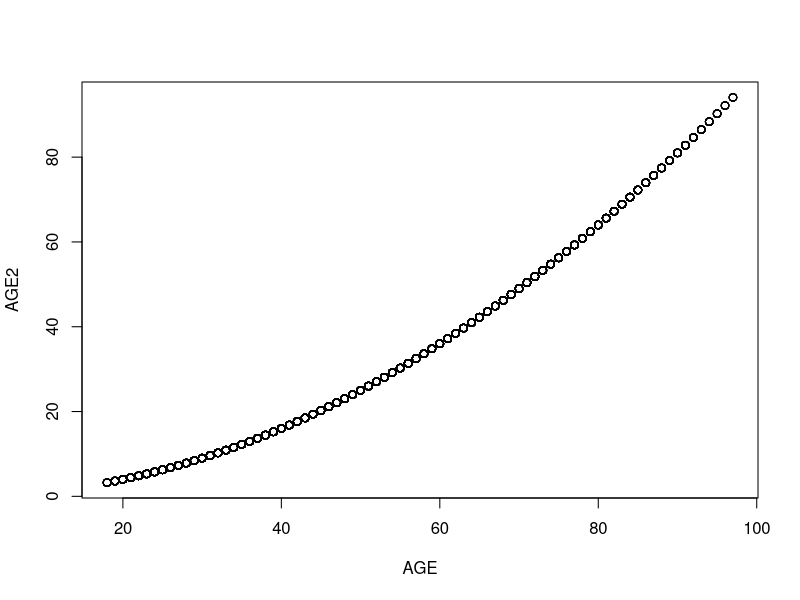

Here is the R script that generated this plot:
## ---- chunk 1
library(Matching)
## ---- chunk 2
?GerberGreenImai
## ---- chunk 3
data(GerberGreenImai)
## ---- chunk 4
head(GerberGreenImai)
## ---- chunk 5
dim(GerberGreenImai)
## ---- chunk 6
names(GerberGreenImai)
## ---- chunk 7
any(is.na(GerberGreenImai))
which(is.na(GerberGreenImai), arr.ind = TRUE)
## ---- chunk 8
names(GerberGreenImai)[sapply(GerberGreenImai, is.factor)]
## ---- chunk 9
for (i in (1:ncol(GerberGreenImai))) { print( cbind(paste('column name:', colnames(GerberGreenImai)[i]),paste('variable type:',sapply(GerberGreenImai, class)[i]))) }
## ---- chunk 10
## Using 
## ?GerberGreenImai and checking function arguments gives
## Age Squared/100
## ---- chunk 11
which(GerberGreenImai["VOTED98"] == 1)
sum(GerberGreenImai["VOTED98"])
## ---- chunk 12
which(GerberGreenImai["VOTED98"] == 0 & GerberGreenImai["AGE"] > 35)
nrow(GerberGreenImai[GerberGreenImai["VOTED98"] == 0 & GerberGreenImai["AGE"] > 35,])
## ---- chunk 13
GerberGreenImai[!(GerberGreenImai["VOTED98"] == 0 & GerberGreenImai["AGE"] > 35),]
## ---- chunk 14
GerberGreenImai['DummyCol'] = as.integer((GerberGreenImai["VOTED98"] == 0 & GerberGreenImai["AGE"] > 35))
## ---- chunk 15
all((GerberGreenImai$AGE ^2)/100 == GerberGreenImai$AGE2)
## ---- chunk 16
summary(lm(AGE2 ~ AGE, data= GerberGreenImai))
plot(AGE2 ~ AGE, data = GerberGreenImai)
## ---- chunk 17
summary(lm(PHN.C1 ~ PERSONS, data=GerberGreenImai[c(1:1000),]))
#summary(PHN.C1 ~ PERSONS + VOTE96.1 + NEW + MAJORPTY + AGE + WARD + I(PERSONS*VOTE96.1), data=GerberGreenImai[c(1:1000),])
## ---- chunk 18
GerberGreenImai$WARD[1:20]
GerberGreenImai$WARD[1]
GerberGreenImai$WARD[2]
GerberGreenImai$WARD[1] + GerberGreenImai$WARD[2]
## ---- chunk 19
model.matrix(~GerberGreenImai$WARD)
